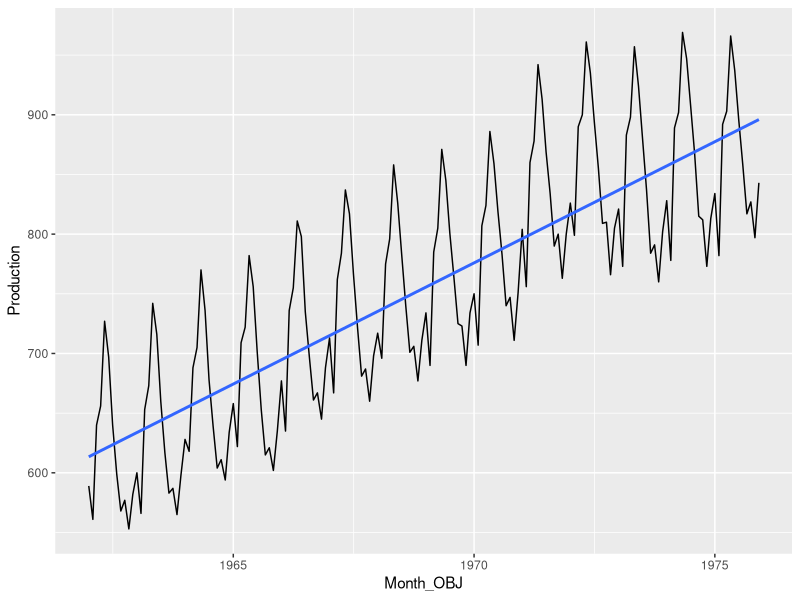
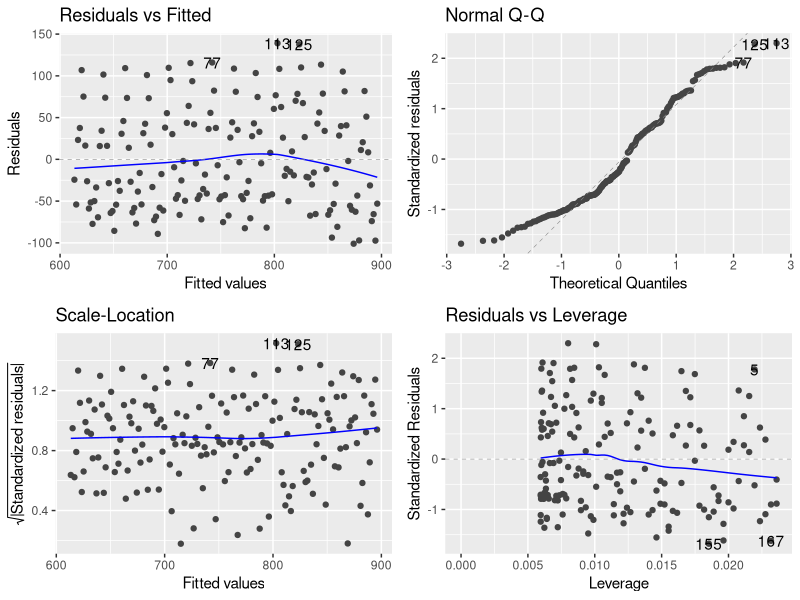
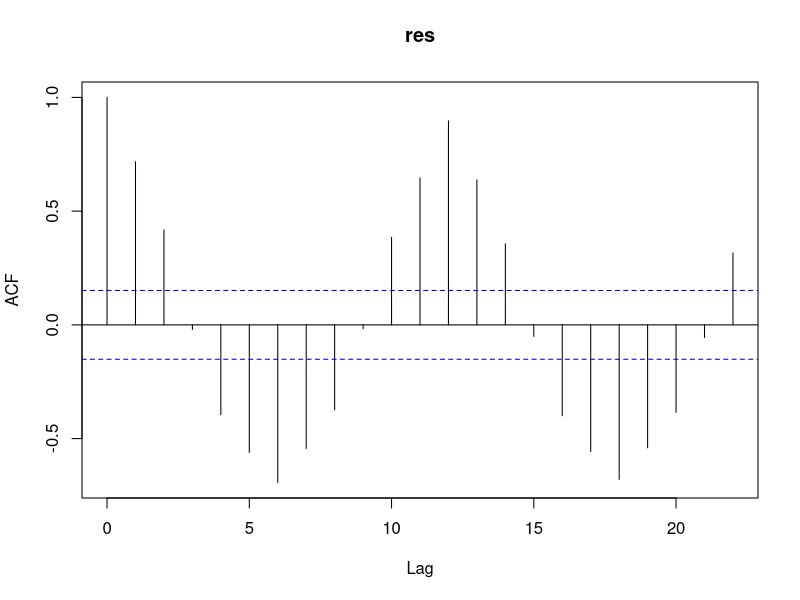
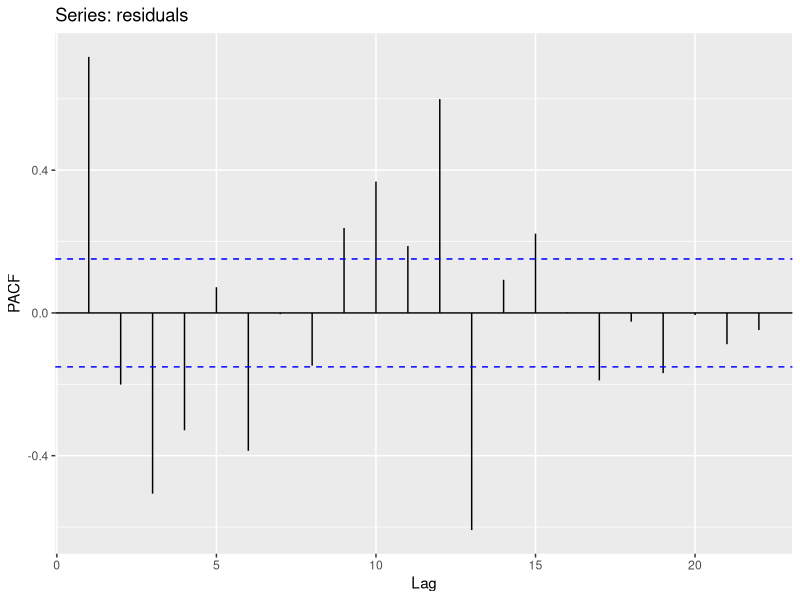
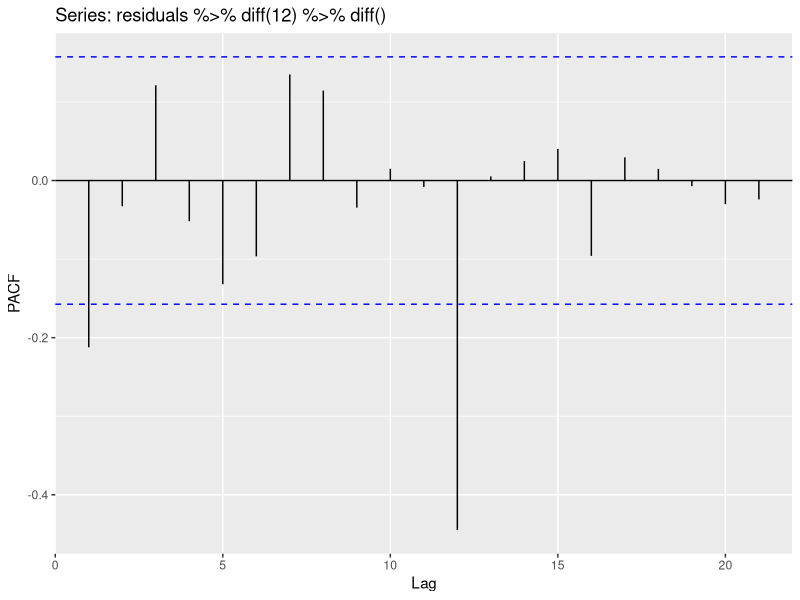
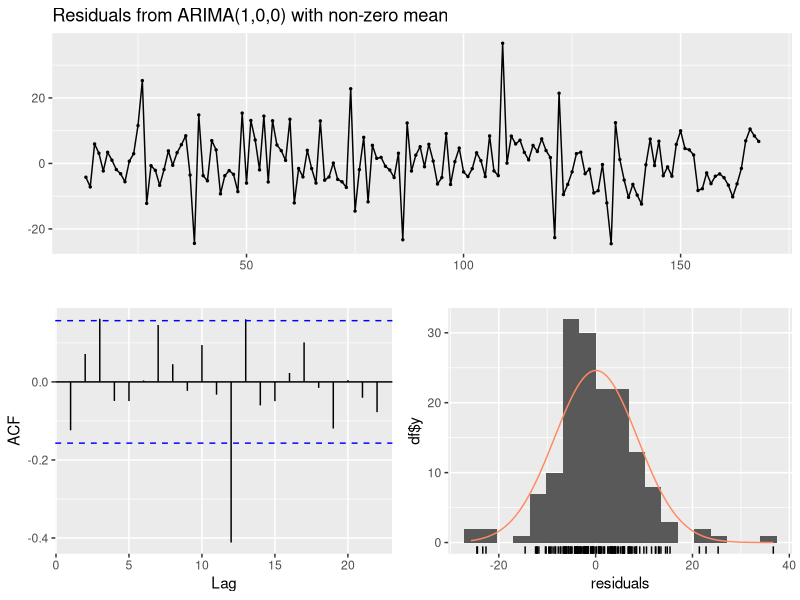
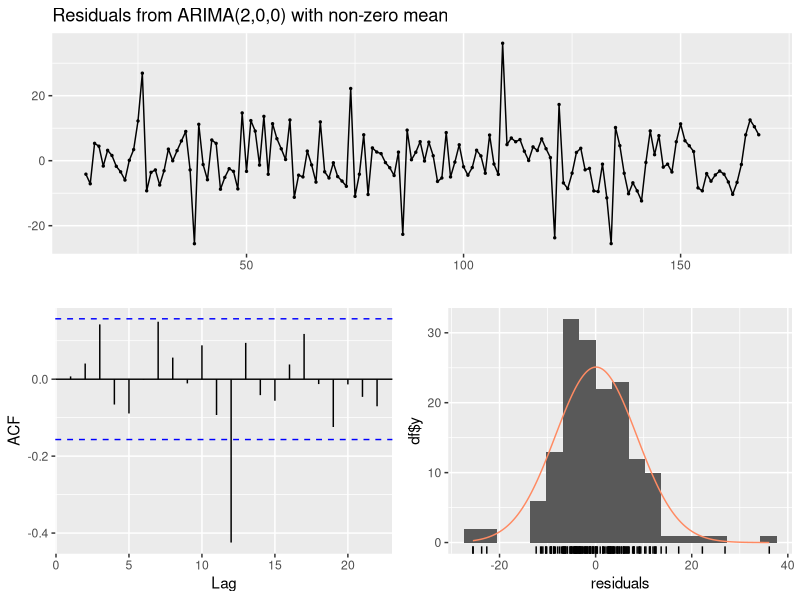
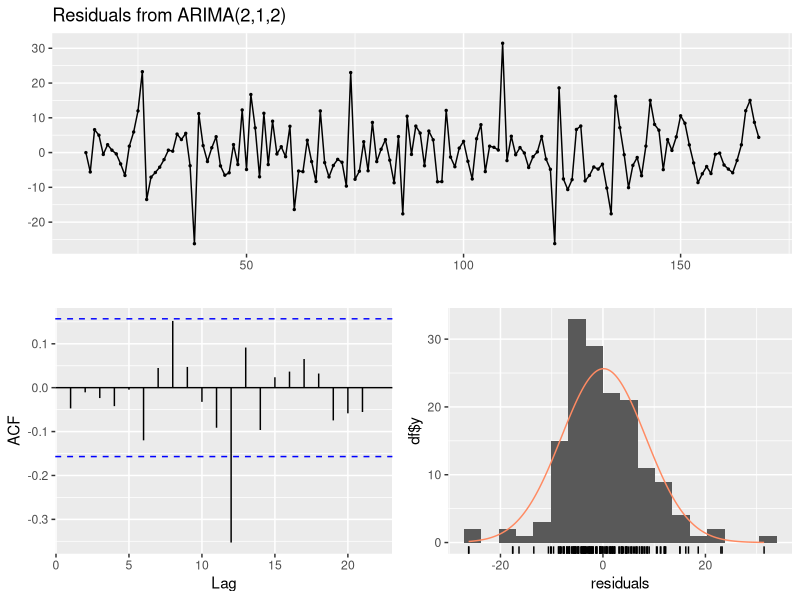

These figures' R source, in order:
## ---- chunk 1
 # keep this chunk in your .Rmd file
 knitr::opts_chunk$set(warning = FALSE, message = FALSE)
library(dplyr)
## ---- chunk 2
# manually export the data from xls file to a csv file
milk <- read.csv("./milk.csv", sep = "\t", header = F, 
                 col.names = c("Month", "Production"), 
                 as.is = F)
## ---- chunk 3
library(lubridate)
milk <- milk %>% 
  mutate(Month_OBJ=ymd(Month, truncated = 1)) %>% 
  mutate(Idx=row_number())

library(ggplot2)

milk %>% ggplot(aes(x=Month_OBJ, y=Production)) + 
  geom_line() + 
  geom_smooth(method = "lm", se = FALSE)
## ---- chunk 4
# fit a linear model
lm_trend <- lm(Production ~ Idx, milk)
lm_trend
## ---- chunk 5
library(ggfortify)
autoplot(lm_trend)
## ---- chunk 6
residuals <- milk %>% 
  mutate(res=lm_trend$residuals) %>% 
  select(res) %>% 
  as.ts()

acf(residuals)
## ---- chunk 7
forecast::ggPacf(residuals)
## ---- chunk 8
forecast::ggPacf(residuals %>% diff(12) %>% diff())
## ---- chunk 9
library(forecast)
fitAR1 <- Arima(residuals %>% diff(12), order=c(1,0,0))
fitAR1
checkresiduals(fitAR1)
## ---- chunk 10
fitAR2 <- Arima(residuals %>% diff(12), order=c(2,0,0))

fitAR2
checkresiduals(fitAR2)
## ---- chunk 11
auto <- auto.arima(residuals %>% diff(12), seasonal = T, 
                     approximation = F, stepwise = F)
auto
checkresiduals(auto)
## ---- chunk 12
arima <- Arima(residuals %>% diff(12),order=c(1,0,1),
               seasonal = list(order = c(1, 1, 1), period = 12))
arima
checkresiduals(arima)
